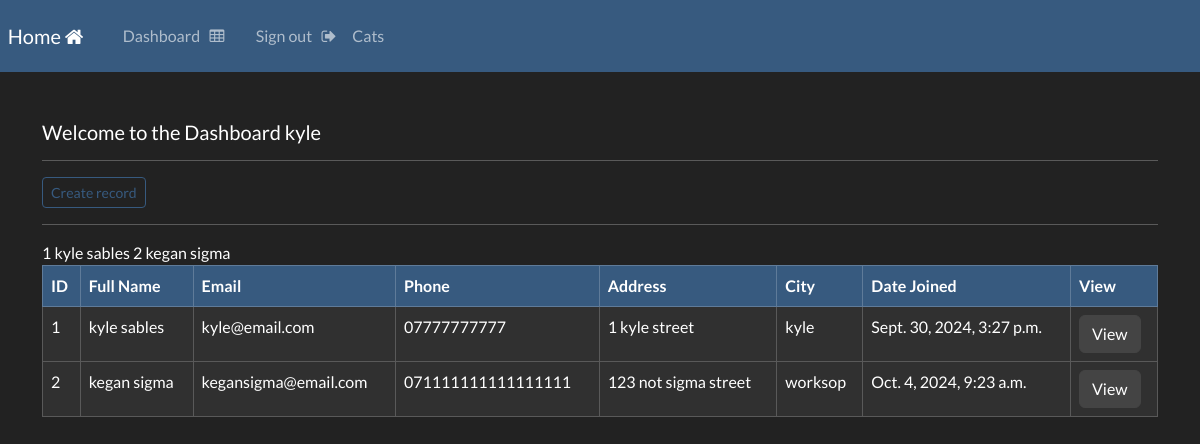
Screenshot of /dashboard (signed in) with the database file from the repository.
### website/models.py (models this page shows, shortened)
class Record(models.Model):
    creation_data = models.DateTimeField(auto_now_add = True)
    first_name = models.CharField(max_length=100)
    last_name = models.CharField(max_length=100)
    email = models.CharField(max_length=255)
    phone = models.CharField(max_length=20)
    address = models.CharField(max_length=255)
    city = models.CharField(max_length = 255)

### website/views.py (the view)
# urls.py: path('dashboard',views.dashboard, name="dashboard"),
@login_required(login_url='my-login')
def dashboard(request):
    my_records = Record.objects.all()
    context = {'records':my_records}
    return render(request, 'website/dashboard.html', context=context)

### website/templates/website/dashboard.html
{% extends 'website/base.html' %}
{% block content %}
    <br>
    <h5> Welcome to the Dashboard {{user}}</h5>
    <hr>
    <a class="btn btn-outline-primary btn-sm" href="{% url 'create-record' %}">
        Create record
    </a>
    <hr>
    {% for record in records %}
        {{record.id}}
        {{record.first_name}}
        {{record.last_name}}
    {% endfor %}
    <table class="table table-dark table-hover table-bordered">
        <thead class="table-primary">
            <tr>
                <th scope="col"> ID </th>
                <th scope="col"> Full Name </th>
                <th scope="col"> Email </th>
                <th scope="col"> Phone </th>
                <th scope="col"> Address </th>
                <th scope="col"> City </th>
                <th scope="col"> Date Joined </th>
                <th scope="col"> View </th>
            </tr>
        </thead>
        <tbody>
        {% if records %}
            {% for record in records %}
            <tr>
                <td> {{record.id}} </td>
                <td> {{record.first_name}} {{record.last_name}}</td>
                <td> {{record.email}} </td>
                <td> {{record.phone}} </td>
                <td> {{record.address}} </td>
                <td> {{record.city}} </td>
                <td> {{record.creation_data}} </td>
                <td> <a href="{% url 'record' record.id %}" class="btn btn-secondary"> View</a></td>
            </tr>
            {% endfor %}
        {% endif %}
        </tbody>
    </table>
{% endblock %}

### rows the page displays
Record: id "1", first_name "kyle", last_name "sables", email "kyle@email.com", phone "07777777777", address "1 kyle street", city "kyle", creation_data "Sept. 30, 2024, 3:27 p.m."
Record: id "2", first_name "kegan", last_name "sigma", email "kegansigma@email.com", phone "071111111111111111", address "123 not sigma street", city "worksop", creation_data "Oct. 4, 2024, 9:23 a.m."

### other values shown
{{ user }} "kyle"
